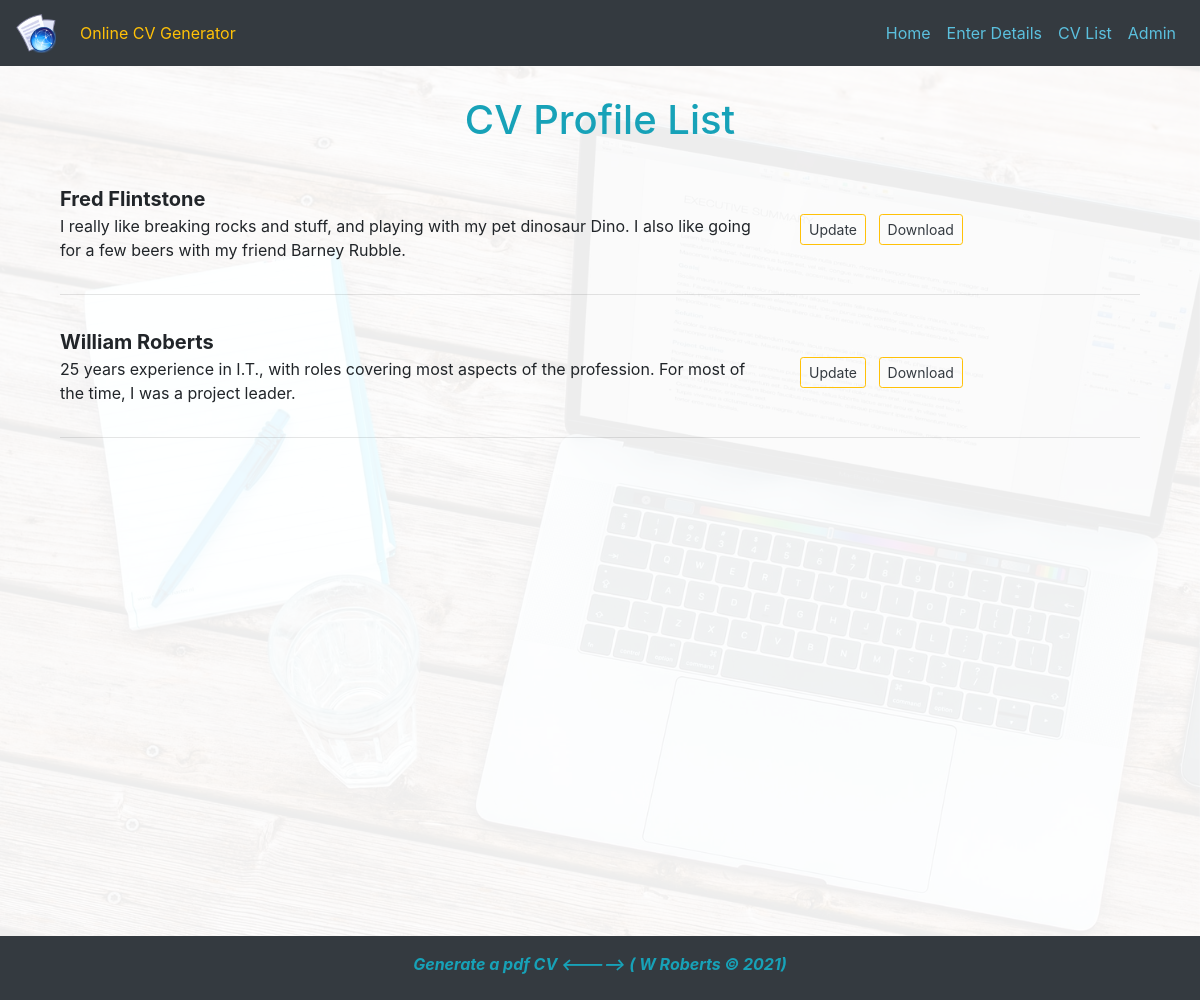
Page /list/ on the committed database.
### pdf/models.py (models this page shows, shortened)
class Profile(models.Model):
    name = models.CharField(max_length=50)
    email = models.CharField(max_length=100)
    phone = models.CharField(max_length=50)
    mobile = models.CharField(max_length=50,default='')
    summary = models.TextField(max_length=2000)
    degree = models.TextField(max_length=500)
    school = models.TextField(max_length=400)
    university = models.TextField(max_length=500)
    previous_work = models.TextField(max_length=2000)
    skills = models.TextField(max_length=2000)

### pdf/views.py (the view)
# urls.py: path('list/', views.list, name='list'),
def list(request):
    profiles = Profile.objects.all().order_by('name')
    return render(request, 'pdf/list.html', {'profiles':profiles})

### pdf/templates/pdf/list.html (shortened to what this page needs)
{% extends 'base.html' %}
{% load static %}
{% block content %}
<div class="container">
    <h1 class="text-info text-center my-4">CV Profile List</h1>
    {% for profile in profiles %}
        <div class="row pt-3">
            <div class="col-md-6 font-weight-bold lead">
                {{ profile.name }}
            </div>
        </div>
        <div class="row">
            <div class="col-md-8">
                <p> {{ profile.summary|striptags }}</p>
            </div>
            <div class="col-md-4">
                <a href="{% url 'update' profile.id %}"
                    class="btn btn-outline-warning text-dark btn-sm mr-2">Update</a>
                <a href="{% url 'cv' profile.id %}"
                    class="btn btn-outline-warning text-dark btn-sm">Download</a>
            </div>
        </div>
        <hr>
    {% endfor %}
</div>
{% endblock content %}

### static/style.css (style rules this page uses)
body { background-color: ghostwhite; }

### rows in the picture
Profile: name "Fred Flintstone", summary "I really like breaking rocks and stuff, and playing with my pet dinosaur Dino. I also like going for a few beers with my friend Barney Rubble."
Profile: name "William Roberts", summary "25 years experience in I.T., with roles covering most aspects of the profession. For most of the time, I was a project leader."
